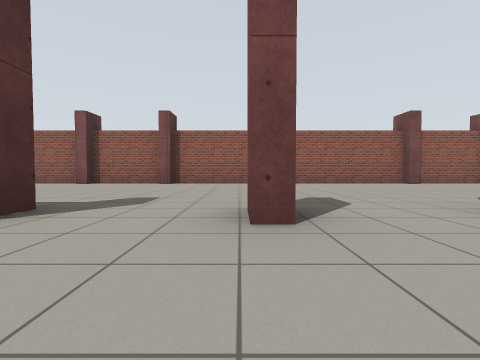
View 1 (above)

19 first-person views from a walk through a Gazebo world. The camera is 0.72 m above the floor, tilts 2° down and sees 85° across. The floor is counted in squares, 2 m on a side. Each view is taken from the middle of a square. On the plan, view 1 faces up. The plan holds only what a view shows up to about 9 squares ahead; the rest is blank. Surface patterns are stand-ins for the level's own textures.

View 2
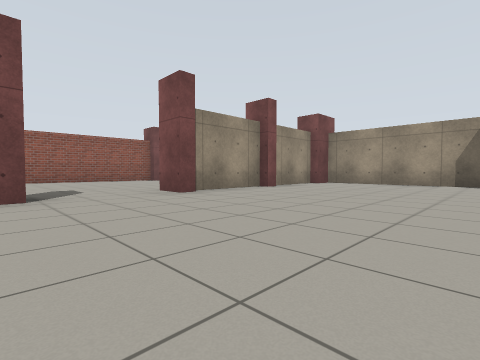

View 3
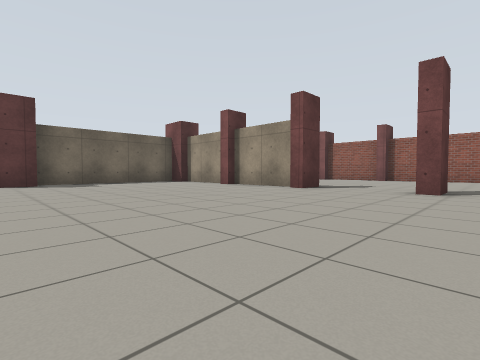

View 4
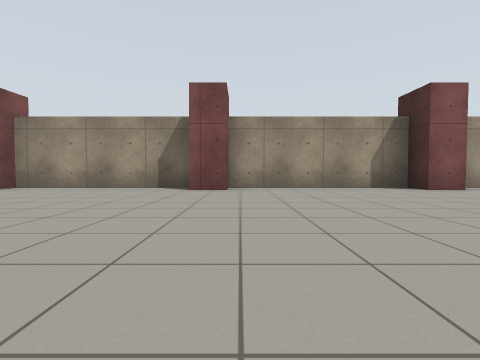

View 5
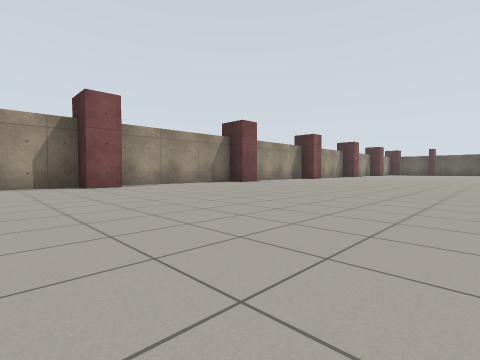

View 6
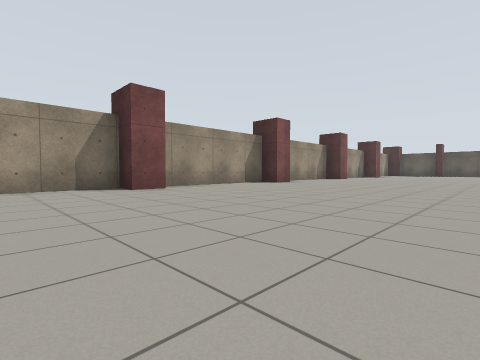

View 7
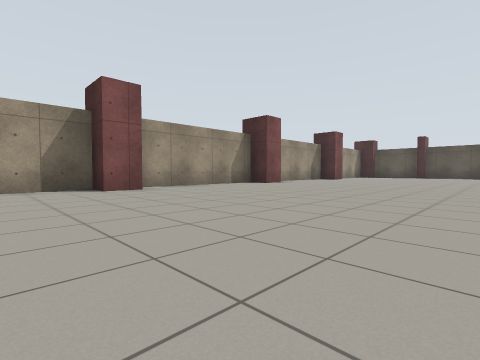

View 8
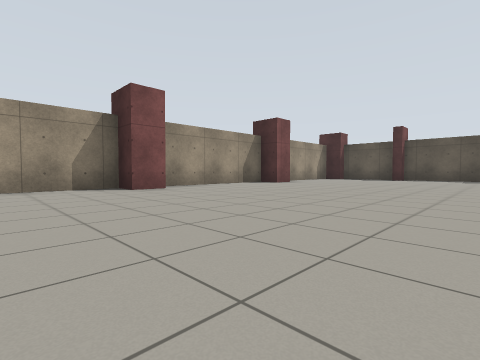

View 9
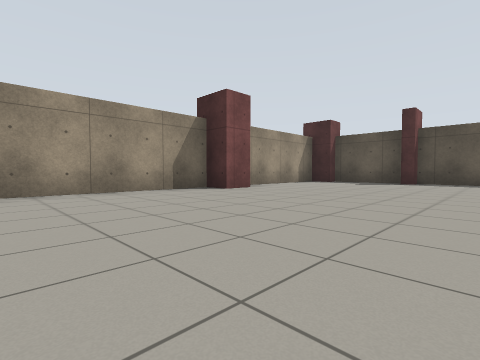

View 10
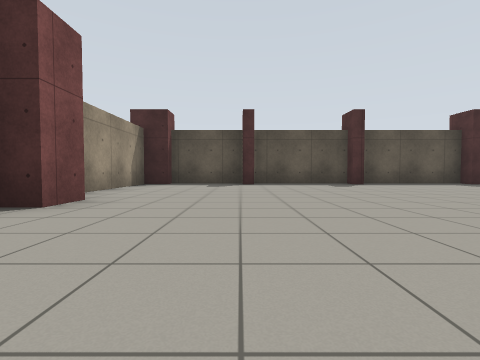

View 11
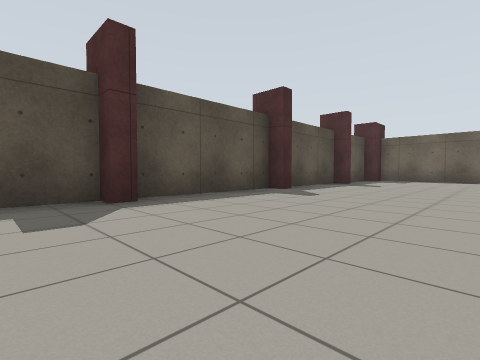

View 12
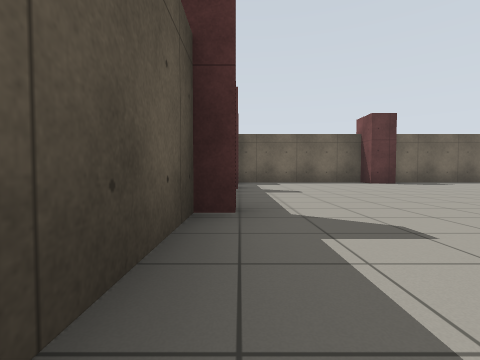

View 13
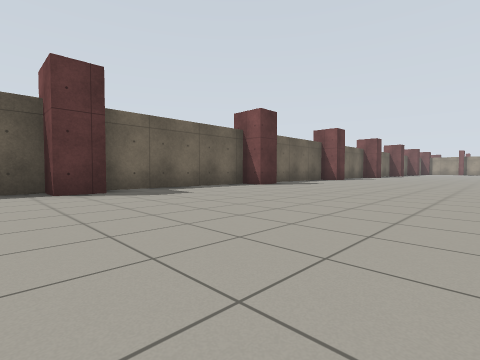

View 14
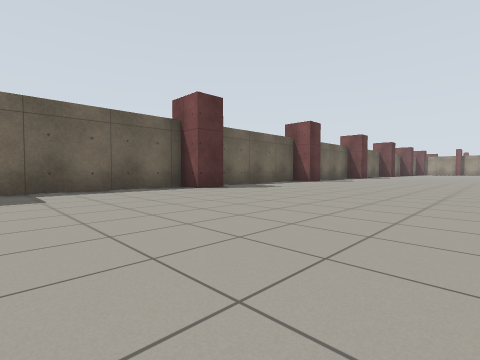

View 15
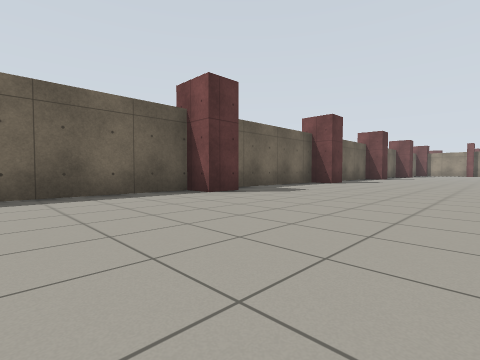

View 16
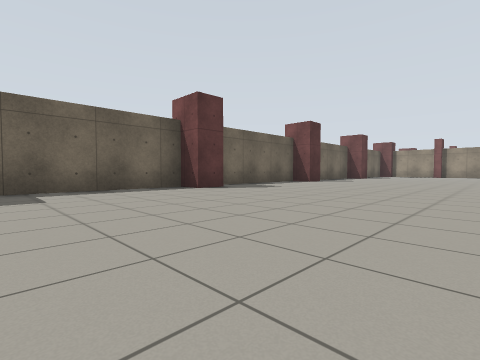

View 17
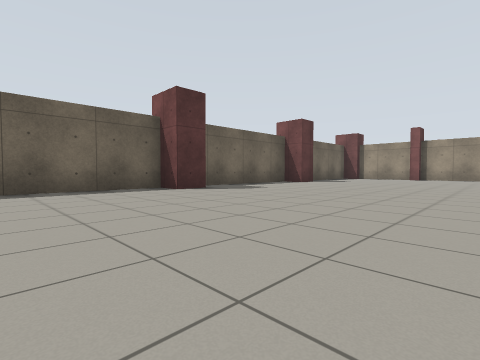

View 18
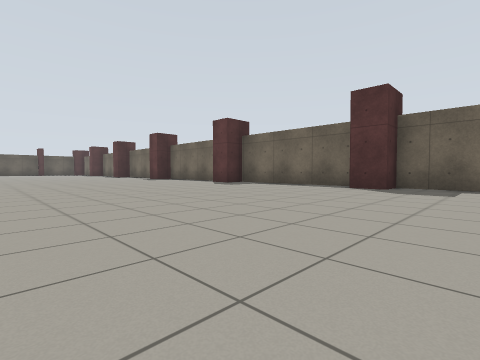

View 19
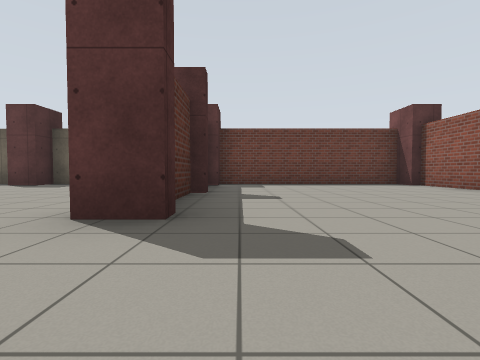

### Floor plan
Points are (right, up) in squares from view 1. A wall is a line through its corners. A room is listed if a view was taken in it or the views show most of it. See-through windows are left out.
Room 1 (views 1, 2, 3, 4, 5, 6, 7, 8, 9, 10, 11, 12, 13, 14, 15, 16, 17, 18, 19)
walls: (6.9, -11.9) (6.9, -11) (7.6, -11) (7.6, -7.4); (6.9, -7.4) (6.9, -6.6) (7.6, -6.6) (7.6, -2.7) (6.9, -2.7) (6.9, -2); (-6.5, -15.5) (-6.5, -16.2) (-7.1, -16.2) (-7.1, -19.5); (6.9, -16.4) (6.9, -15.6) (7.6, -15.6) (7.6, -12); (-6.5, -20) (-6.5, -20.7) (-7.1, -20.7) (-7.1, -24.4); (-6.5, -2) (-6.5, -2.7) (-7.1, -2.7) (-7.1, -6.6) (-6.5, -6.6) (-6.5, -7.2) (-7.1, -7.2) (-7.1, -11) (-6.5, -11) (-6.5, -11.7) (-7.1, -11.7) (-7.1, -15); (7.6, -2) (7.6, 1.7) (6.9, 1.7); (6.9, -20.9) (6.9, -20.1) (7.6, -20.1) (7.6, -16.5); (0.1, 1.8) (0.1, 2.2); (2.8, 1.7) (2.4, 1.7) (2.4, 2.5); (-2.4, 2) (-4.2, 2); (0.4, 2.5) (0.4, 1.8); (-1.9, 2.5) (-1.9, 1.8); (-4.2, 2.2) (-3.1, 2.2); (-4.8, 2) (-6.5, 2); (4.8, 2) (2.8, 2); (-7.1, 1.7) (-7.1, -2); (7, 2) (5.2, 2); (-6.5, -24.5) (-6.5, -25.2) (-7.1, -25.2) (-7.1, -29.1); (6.9, -25.4) (6.9, -24.5) (7.6, -24.5) (7.6, -21.1); (-1.6, -29) (-1.2, -29) (-1.2, -29.4) (1.6, -29.4); (2, -29) (2, -29.4) (4.7, -29.4) (4.7, -29) (5, -29); (-4.2, -29) (-4.2, -29.4) (-2, -29.4); (-2.2, 7.5) (-4.2, 7.5); (4.9, -29.4) (7, -29.4); (-4.6, 7.5) (-6.5, 7.5); (4.8, 7.5) (-2, 7.5); (6.9, -29) (7.6, -29) (7.6, -25.9); (-6.4, -29.4) (-5.4, -29.4); (-7.1, 7.2) (-7.1, 2.5); (6.9, 7.5) (5.1, 7.5)

Where each view was taken, in squares from view 1:
view 1: 0 up, 0 right, facing up
view 2: 2 down, 0 right, facing up-right
view 3: 3 down, 1 right, facing up-left
view 4: 3 down, 2 right, facing right
view 5: 5 down, 1 right, facing down-right
view 6: 9 down, 2 right, facing down-right
view 7: 14 down, 2 right, facing down-right
view 8: 18 down, 2 right, facing down-right
view 9: 21 down, 3 right, facing down-right
view 10: 22 down, 5 right, facing down
view 11: 26 down, 3 right, facing down-left
view 12: 29 down, 1 right, facing left
view 13: 26 down, 2 left, facing up-left
view 14: 24 down, 2 left, facing up-left
view 15: 19 down, 3 left, facing up-left
view 16: 15 down, 2 left, facing up-left
view 17: 10 down, 2 left, facing up-left
view 18: 5 down, 1 left, facing down-left
view 19: 3 up, 0 right, facing left
